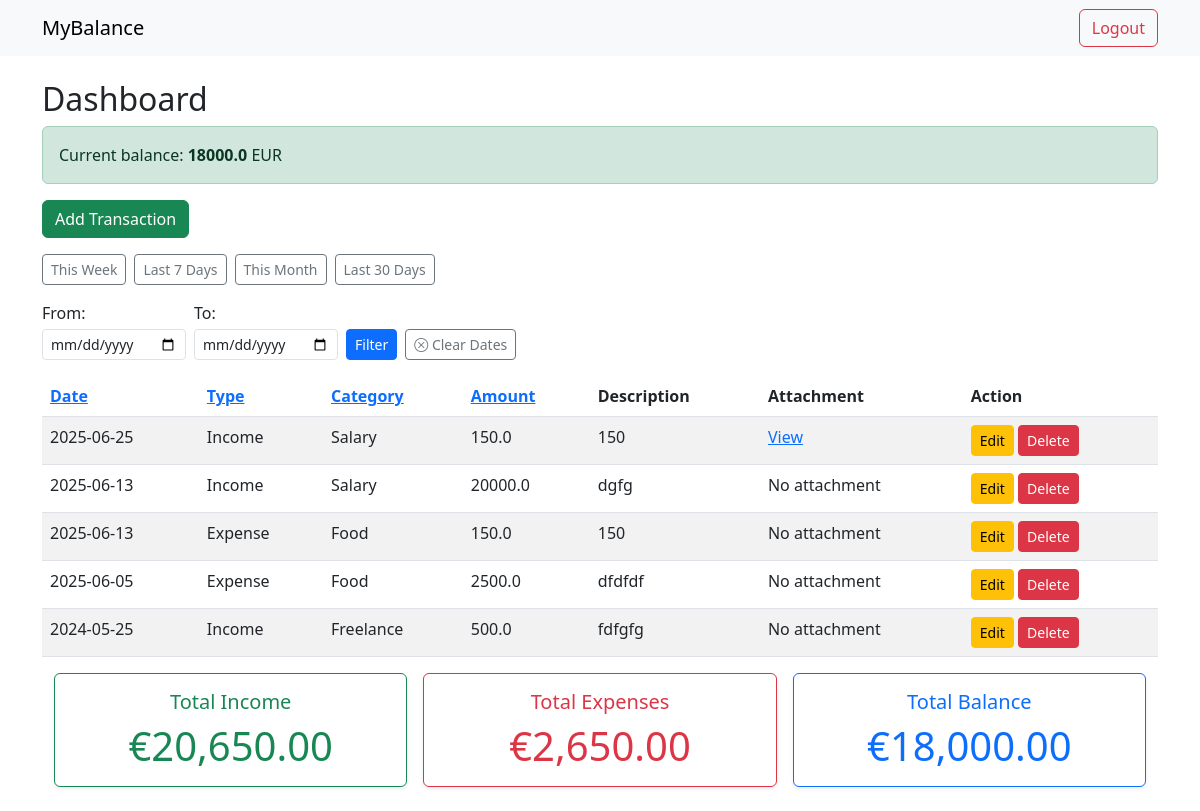
The page /dashboard (signed in) on the database as committed earlier.
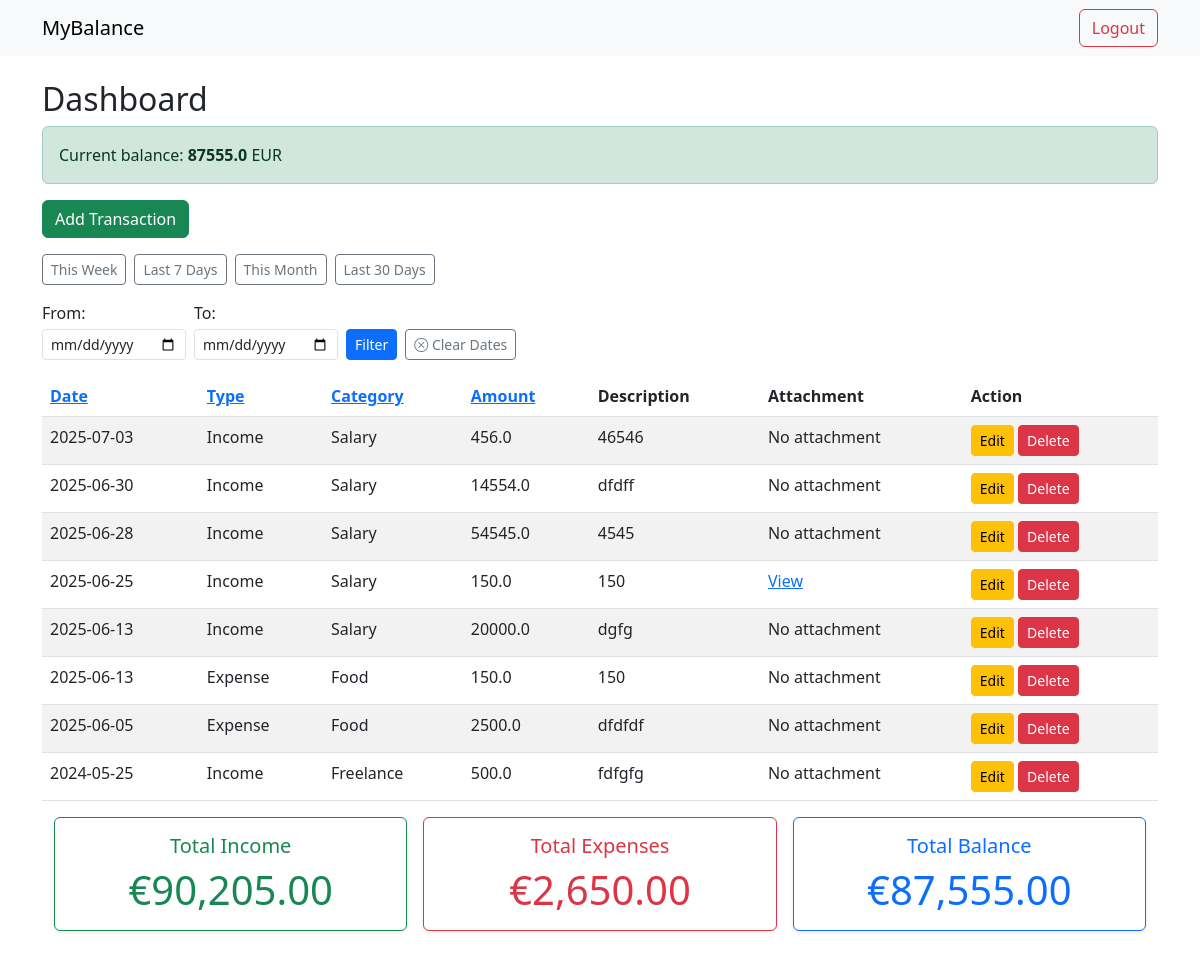
The same page on the database as committed later.
### tables this page shows
CREATE TABLE transactions (
              id INTEGER PRIMARY KEY AUTOINCREMENT,
              user_id INTEGER,
              date TEXT,
              type TEXT,
              category TEXT,
              amount REAL,
              description TEXT, attachment TEXT,
              FOREIGN KEY(user_id) REFERENCES users(id)
              );

### app.py (the view)
@app.route('/dashboard')
def dashboard():
        if 'user_id' not in session:
            return redirect(url_for('login'))
        sort_by=request.args.get('sort_by','date')
        order=request.args.get('order','desc')
        if sort_by not in ['date','type','amount', 'category']:
             sort_by='date'
        if order not in ['asc', 'desc']:
             order='desc'
        date_from=request.args.get('from')
        date_to=request.args.get('to')
        preset=request.args.get('preset')
        today=date.today()
        if preset=='this_week':
             start_of_week=today-timedelta(days=today.weekday())
             date_from=start_of_week.isoformat()
             date_to=today.isoformat()
        elif preset=='last_7_days':
             date_from=(today-timedelta(days=6)).isoformat()
             date_to=today.isoformat()
        elif preset=='this_month':
             date_from=(today.replace(day=1)).isoformat()
             date_to=today.isoformat()
        elif preset=='last_30_days':
             date_from=(today-timedelta(days=29)).isoformat()
             date_to=today.isoformat()
        query='''
            SELECT id, date, type, category, amount, description, attachment
            FROM transactions
            WHERE user_id=?
        '''
        params=[session['user_id']]
        if date_from:
             query+=" AND date>=?"
             params.append(date_from)
        if date_to:
             query+=" AND date<=?"
             params.append(date_to)
        query+= f"ORDER BY {sort_by} {order}"
        conn=get_db_conn()
        c=conn.cursor()
        c.execute(query, tuple(params))
        transactions=c.fetchall()
        query_current = '''SELECT
                        COALESCE(SUM(CASE WHEN type='Income' THEN amount ELSE 0 END),0) -
                        COALESCE(SUM(CASE WHEN type='Expense' THEN amount ELSE 0 END),0) AS balance
                        FROM transactions
                        WHERE user_id=?'''
        c.execute(query_current, (session['user_id'],))
        current_balance = c.fetchone()['balance']
        query_totals='''
                    SELECT
                    COALESCE(SUM(CASE WHEN type='Income' THEN amount ELSE 0 END),0)-
                    COALESCE(SUM(CASE WHEN type='Expense' THEN amount ELSE 0 END),0) AS balance,
                    COALESCE(SUM(CASE WHEN type='Income' THEN amount ELSE 0 END),0) AS total_income,
                    COALESCE(SUM(CASE WHEN type='Expense' THEN amount ELSE 0 END),0) AS total_expenses
                    FROM transactions
                    WHERE user_id=?

                  '''
        params_totals=[session['user_id']]
        if date_from:
            query_totals+= ' AND date>=?'
            params_totals.append(date_from)
        if date_to:
            query_totals+= ' AND date<=?'
            params_totals.append(date_to)
        c.execute(query_totals, tuple(params_totals))
        row=c.fetchone()
        total_income=row['total_income']
        total_expenses=row['total_expenses']
        balance=row['balance']
        conn.close()
        return render_template('dashboard.html', transactions=transactions, sort_by=sort_by, order=order, date_from=date_from,
                               date_to=date_to, balance=balance, total_income=total_income,total_expenses=total_expenses, current_balance=current_balance)

### app.py (called while the page is built)
def get_db_conn():
     conn=sqlite3.connect(DATABASE)
     conn.row_factory=sqlite3.Row
     return conn

### templates/dashboard.html (shortened to what this page needs)
{% extends 'base.html' %}
{% block content %}
<h2>Dashboard</h2>
<div class="alert {% if balance>=0 %} alert-success {% else %} alert-danger {% endif %}" role="alert">
    Current balance: <strong>{{current_balance}}</strong> EUR
</div>
<a href="{{ url_for('add') }}" class="btn btn-success mb-3">Add Transaction</a>
<form method="get" class="d-flex align-items-end gap-2 mb-3" style="flex-wrap: wrap; max-width: 600px;">
      <div class="col-auto">
        <a href="{{ url_for('dashboard', preset='this_week')}}" class="btn btn-outline-secondary btn-sm">This Week</a>
    </div>
    <div class="col-auto">
        <a href="{{ url_for('dashboard', preset='last_7_days')}}" class="btn btn-outline-secondary btn-sm">Last 7 Days</a>
    </div>
    <div class="col-auto">
        <a href="{{ url_for('dashboard', preset='this_month')}}" class="btn btn-outline-secondary btn-sm">This Month</a>
    </div>
    <div class="col-auto">
        <a href="{{ url_for('dashboard', preset='last_30_days')}}" class="btn btn-outline-secondary btn-sm">Last 30 Days</a>
    </div>
    <div class="col-auto">
        <label for="from" class="form-label mb-1">From:</label>
        <input type="date" name="from" id="from" class="form-control form-control-sm" value="{{ date_from or ''}}">
    </div>
    <div class="col-auto">
        <label for="to" class="form-label mb-1">To:</label>
        <input type="date" name="to" id="to" class="form-control form-control-sm" value="{{ date_to or ''}}">
    </div>
    <div class="col-auto">
        <button type="submit" class="btn btn-sm btn-primary">Filter</button>
    </div>
    <div class="col-auto">
        <a href="{{ url_for('dashboard')}}" class="btn btn-outline-secondary btn-sm">
            <i class="bi bi-x-circle"></i> Clear Dates</a>
    </div>
</form>
<table class="table table-striped">
    <thead>
        <tr>
            <th><a href="{{ url_for('dashboard',sort_by='date', order='asc' if sort_by!='date' or order=='desc' else 'desc' ) }}">Date</a></th>
            <th><a href="{{ url_for('dashboard', sort_by='type', order='asc' if sort_by!='type' or order=='desc' else 'desc')}}">Type</a></th>
            <th><a href="{{ url_for ('dashboard', sort_by='category', order='asc' if sort_by!='category' or order=='desc' else 'desc')}}">Category</a></th>
            <th><a href ="{{ url_for('dashboard', sort_by='amount', order='asc' if sort_by!='amount' or order=='desc' else 'desc')}}">Amount</a></th>
            <th>Description</th>
            <th>Attachment</th>
            <th>Action</th>
        </tr>
    </thead>
    <tbody>
        {% for t in transactions %}
        <tr>
            <td>{{ t['date'] }}</td>
            <td>{{ t['type'] }}</td>
            <td>{{ t['category'] }}</td>
            <td>{{ t['amount'] }}</td>
            <td>{{ t['description'] }}</td>
            <td>
                {% if  t['attachment']%}
                    <a href="{{ url_for('static', filename='uploads/'+t['attachment'])}}" target="_blank">View</a>
                {% else %}
                    No attachment
                {% endif %}
               </td>
            <td >
                <a href="{{url_for('update', id=t['id'])}}" class="btn btn-sm btn-warning">Edit</a>
                <a href="{{ url_for('confirm_delete', id=t['id'], target='record')}}" class="btn btn-sm btn-danger">Delete</a>
            </td>
        </tr>
        {% endfor %}
    </tbody>
</table>
<div class="container mb-4">
  <div class="row g-3">
    {% if date_from or date_to %}
      <div class="col-md-4">
        <div class="card border-success shadow-sm">
          <div class="card-body text-center">
            <h5 class="card-title text-success">Income for period</h5>
            <p class="card-text display-6 text-success ">€{{ "{:,.2f}".format(total_income) }}</p>
          </div>
        </div>
      </div>
      <div class="col-md-4">
        <div class="card border-danger shadow-sm">
          <div class="card-body text-center">
            <h5 class="card-title text-danger">Expenses for period</h5>
            <p class="card-text display-6 text-danger ">€{{ "{:,.2f}".format(total_expenses) }}</p>
          </div>
        </div>
      </div>
      <div class="col-md-4">
        <div class="card border-primary shadow-sm">
          <div class="card-body text-center">
            <h5 class="card-title text-primary">Balance for period</h5>
            <p class="card-text display-6 text-primary">€{{ "{:,.2f}".format(balance) }}</p>
          </div>
        </div>
      </div>
    {% else %}
      <div class="col-md-4">
        <div class="card border-success shadow-sm">
          <div class="card-body text-center">
            <h5 class="card-title text-success">Total Income</h5>
             <p class="card-text display-6 text-success ">€{{ "{:,.2f}".format(total_income) }}</p>
          </div>
        </div>
      </div>
      <div class="col-md-4">
        <div class="card border-danger shadow-sm">
          <div class="card-body text-center">
            <h5 class="card-title text-danger">Total Expenses</h5>
            <p class="card-text display-6 text-danger ">€{{ "{:,.2f}".format(total_expenses) }}</p>
          </div>
        </div>
      </div>
      <div class="col-md-4">
        <div class="card border-primary shadow-sm">
          <div class="card-body text-center">
            <h5 class="card-title text-primary">Total Balance</h5>
           <p class="card-text display-6 text-primary">€{{ "{:,.2f}".format(balance) }}</p>
          </div>
        </div>
      </div>
    {% endif %}
  </div>
</div>
{% endblock %}

### templates/base.html (shortened to what this page needs)
<!doctype html>
<html lang="en">
<head>
    <link href="https://cdn.jsdelivr.net/npm/bootstrap@5.3.0/dist/css/bootstrap.min.css" rel="stylesheet">
    <link rel="stylesheet" href="https://cdn.jsdelivr.net/npm/bootstrap-icons@1.11.3/font/bootstrap-icons.css">
</head>
<body>
<nav class="navbar navbar-expand-lg navbar-light bg-light mb-4">
    <div class="container">
        <a class="navbar-brand" href="{{ url_for('home') }}">MyBalance</a>
        <div>
            {% if 'user_id' in session %}
                <a class="btn btn-outline-danger" href="{{ url_for('logout') }}">Logout</a>
            {% else %}
                <a class="btn btn-outline-primary" href="{{ url_for('login') }}">Login</a>
                <a class="btn btn-outline-success" href="{{ url_for('register') }}">Register</a>
            {% endif %}
        </div>
    </div>
</nav>
<div class="container">
    {% block content %}{% endblock %}
</div>
</body>
</html>

Rows that differ between the two databases and show on the page:
added transactions: date "2025-07-03", type "Income", category "Salary", amount "456.0", description "46546", shows "No attachment"
added transactions: date "2025-06-30", type "Income", category "Salary", amount "14554.0", description "dfdff", shows "No attachment"
added transactions: date "2025-06-28", type "Income", category "Salary", amount "54545.0", description "4545", shows "No attachment"
Other text that changed with them:
{{ current_balance }}: "18000.0" → "87555.0"
{{ "{:,.2f}".format(total_income) }}: "20,650.00" → "90,205.00"
{{ "{:,.2f}".format(balance) }}: "18,000.00" → "87,555.00"
